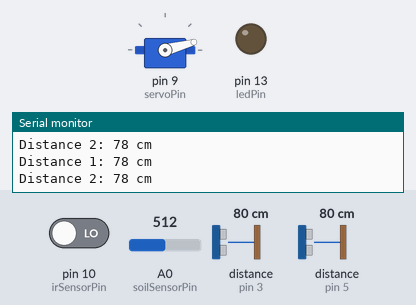
Recording of a sketch running on a simulated Arduino Uno, built with avr-gcc and run on an emulated ATmega328P. Shown: servo, output pins drawn as LEDs (lit = HIGH), the last lines printed to the serial monitor. Wiring (inferred from the names in the program): 2 × ultrasonic range finder: trigger pin 2, echo pin 3 / trigger pin 4, echo pin 5. The test bench sets the inputs (shaded band); at power-on: pin 10 (irSensorPin) LOW, A0 (soilSensorPin) = 512, distance to the obstacle (sensors on pin 3, pin 5) 80 cm. The echo pulse lasts 58.3 µs per cm; pins used as bus, display or sensor lines are not drawn.

Above: at 1.8 s.
1.9 s: pin 10 (irSensorPin) driven HIGH
At 2.9 s:
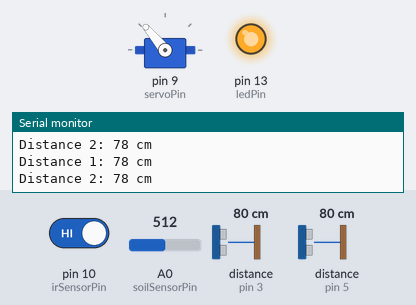
3.5 s: A0 (soilSensorPin) set to 807
5.2 s: A0 (soilSensorPin) set to 827
At 6.4 s:
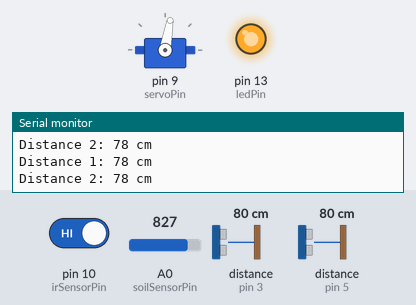
7.5 s: A0 (soilSensorPin) set to 716
At 8.7 s:
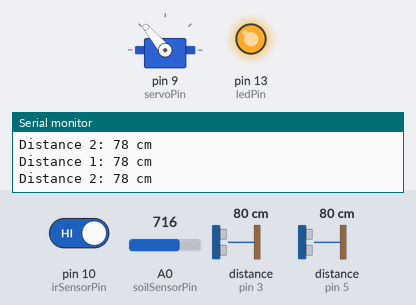
9.5 s: A0 (soilSensorPin) set to 900
At 11.0 s:
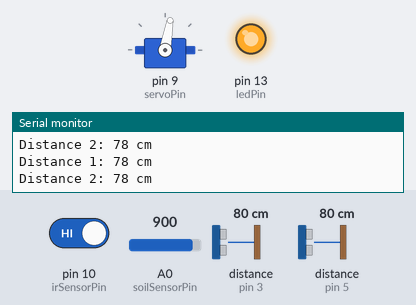
Timing chart, 0 to 12.5 s (numbered marks = the images above; inputs shaded):
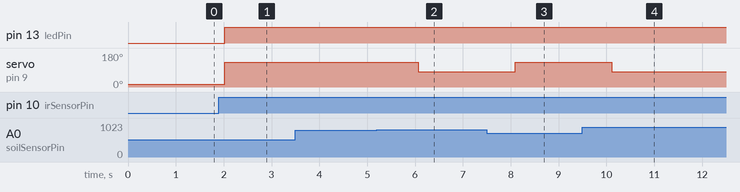

Measured:
- the behaviour switches between 818 and 819 on A0 (soilSensorPin) (found by bisection; images 1 and 2)
- after the input at 1.9 s, pin 13 (ledPin): LOW → HIGH after 0.12 s; servo on pin 9 (servoPin): 15° → 130° after 0.12 s
- after the input at 5.2 s, servo on pin 9 (servoPin): 130° → 80° after 0.87 s
- after the input at 7.5 s, servo on pin 9 (servoPin): 80° → 130° after 0.59 s
- after the input at 9.5 s, servo on pin 9 (servoPin): 130° → 80° after 0.61 s

The sketch:

ArduinoCode.ino
```cpp
#include <Servo.h>

// Constants and variables for soil moisture, IR sensor, and servo
const int soilSensorPin = A0;
const int ledPin = 13;
const int servoPin = 9;
const int irSensorPin = 10;
Servo myservo;

// Constants for ultrasonic sensors
const int trigPin1 = 2;
const int echoPin1 = 3;
const int trigPin2 = 4;
const int echoPin2 = 5;

// Function prototypes
float getSoilMoisture();
int getDistance(int trigPin, int echoPin);

void setup() {
  // Setup for soil moisture, IR sensor, and servo
  pinMode(ledPin, OUTPUT);
  pinMode(servoPin, OUTPUT);
  pinMode(irSensorPin, INPUT);
  myservo.attach(servoPin);

  // Setup for ultrasonic sensors
  pinMode(trigPin1, OUTPUT);
  pinMode(echoPin1, INPUT);
  pinMode(trigPin2, OUTPUT);
  pinMode(echoPin2, INPUT);

  // Start serial communication
  Serial.begin(9600);
}

void loop() {
  // Logic for soil moisture and IR sensor
  float soilMoisture = getSoilMoisture();
  bool isObjectDetected = digitalRead(irSensorPin) == HIGH;
  float threshold = 80.0;

  if (isObjectDetected) {
    digitalWrite(ledPin, HIGH);
    myservo.write(soilMoisture < threshold ? 130 : 80);
  } else {
    digitalWrite(ledPin, LOW);
    myservo.write(15); // Default position when no object is detected
  }

  // Logic for ultrasonic sensors
  int distance1 = getDistance(trigPin1, echoPin1);
  int distance2 = getDistance(trigPin2, echoPin2);

  // Print distance measurements
  Serial.print("Distance 1: ");
  Serial.print(distance1);
  Serial.println(" cm");
  Serial.print("Distance 2: ");
  Serial.print(distance2);
  Serial.println(" cm");

  // Delay to prevent too frequent movements
  delay(1000);
}

float getSoilMoisture() {
  int sensorValue = analogRead(soilSensorPin);
  float voltage = sensorValue * (5.0 / 1023.0);
  float moisturePercentage = map(voltage, 0.8, 4.0, 0, 100);
  moisturePercentage = constrain(moisturePercentage, 0, 100);
  return moisturePercentage;
}

int getDistance(int trigPin, int echoPin) {
  digitalWrite(trigPin, LOW);
  delayMicroseconds(2);
  digitalWrite(trigPin, HIGH);
  delayMicroseconds(10);
  digitalWrite(trigPin, LOW);
  long duration = pulseIn(echoPin, HIGH);
  return duration * 0.034 / 2;
}
```
